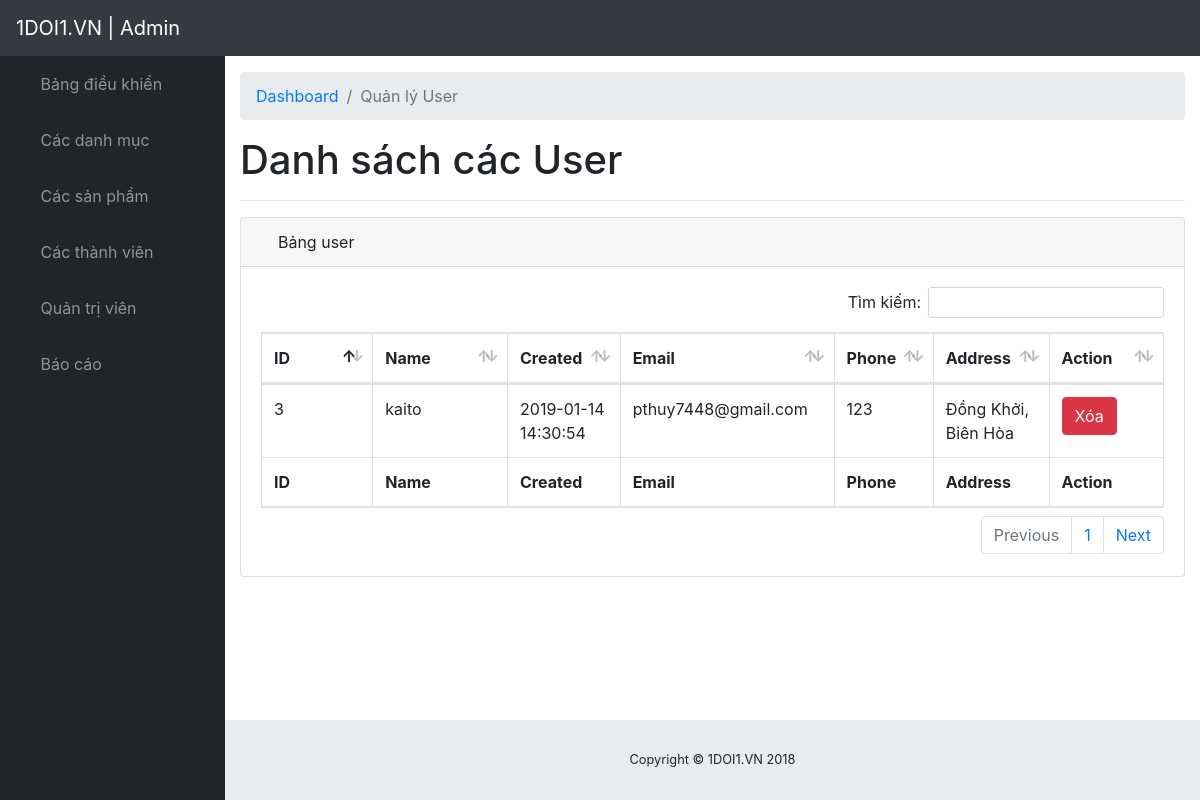
The app's page /traodoi.vn/admin/modules/user/index.php (signed in), older data.
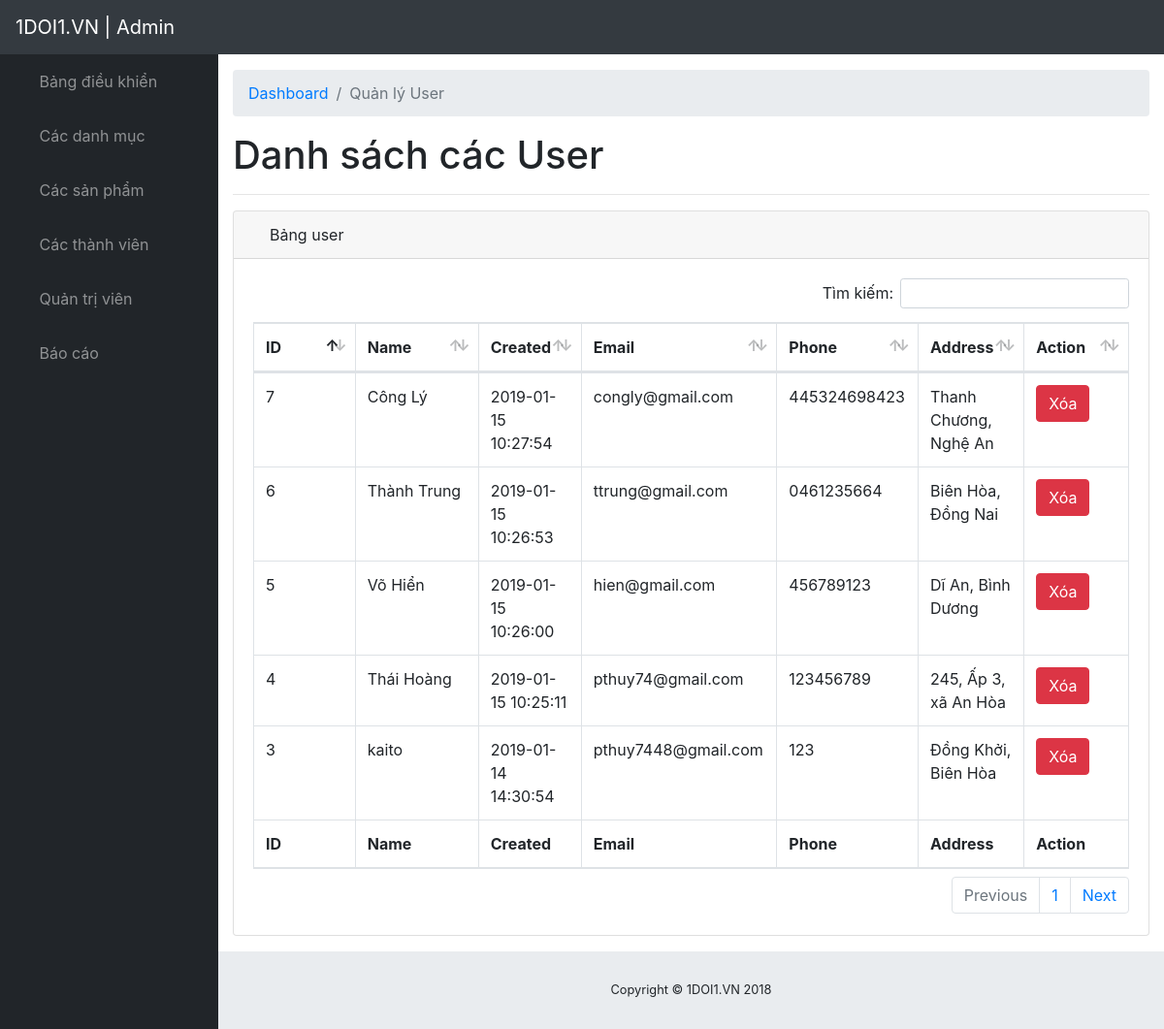
The same page, newer data.
### tables this page shows
CREATE TABLE IF NOT EXISTS `user` (
  `id` int(11) NOT NULL AUTO_INCREMENT,
  `name` varchar(50) DEFAULT NULL,
  `email` varchar(50) DEFAULT NULL,
  `phone` char(20) DEFAULT NULL,
  `address` varchar(250) DEFAULT NULL,
  `password` varchar(50) DEFAULT NULL,
  `province` varchar(50) DEFAULT NULL,
  `status` tinyint(4) DEFAULT '1',
  `rating` float DEFAULT NULL,
  `created_at` timestamp NULL DEFAULT CURRENT_TIMESTAMP,
  `updated_at` timestamp NULL DEFAULT CURRENT_TIMESTAMP ON UPDATE CURRENT_TIMESTAMP,
  PRIMARY KEY (`id`)
);

### traodoi.vn/libraries/database.php (called while the page is built, shortened)
<?php
    class Database
    {
        public $link;
        public function __construct()
        {
            $this->link = mysqli_connect("localhost","root","","traodoivn") or die ();
            mysqli_set_charset($this->link,"utf8");
        }
        public function countTable($table)
        {
            $sql = "SELECT id FROM  {$table}";
            $result = mysqli_query($this->link, $sql) or die("Lỗi Truy Vấn countTable----" .mysqli_error($this->link));
            $num = mysqli_num_rows($result);
            return $num;
        }
         public  function fetchJone($table,$sql ,$page = 0,$row ,$pagi = false )
        {
            $data = [];
            if ($pagi == true )
            {
                $total = $this->countTable($table);
                $sotrang = ceil($total / $row);
                $start = ($page - 1 ) * $row ;
                $sql .= " LIMIT $start,$row";
                $data = [ "page" => $sotrang];
                $result = mysqli_query($this->link,$sql) or die("Lỗi truy vấn fetchJone ---- " .mysqli_error($this->link));
            }
            else
            {
                $result = mysqli_query($this->link,$sql) or die("Lỗi truy vấn fetchJone ---- " .mysqli_error($this->link));
            }
            if( $result)
            {
                while ($num = mysqli_fetch_assoc($result))
                {
                    $data[] = $num;
                }
            }
            return $data;
        }
    }
?>

### traodoi.vn/admin/autoload/autoload.php (called while the page is built, shortened)
<?php
	require_once __DIR__. "/../../libraries/database.php";
    $db = new database;
 ?>

### traodoi.vn/admin/modules/user/index.php (the view, shortened to what the changed rows need)
<?php
    require_once __DIR__. "/../../autoload/autoload.php";
    if (isset($_GET['page']))
    {
        $p = $_GET['page'];
    }
    else
    {
        $p = 1;
    }
    $sql = "SELECT user.* from user ORDER BY id DESC";
    $user = $db->fetchJone("user",$sql,$p,10,true);
    if(isset($user['page']))
    {
        $sotrang = $user['page'];
        unset($user['page']);
    }
 ?>
<?php require_once __DIR__. "/../../layouts/header.php"; ?>
                     <div id="content-wrapper">
                        <div class="container-fluid">
                            <h1>Danh sách các User</h1>
                                <div class="card mb-3">
    <div class="card-body">
        <div class="table-responsive">
            <div id="dataTable_wrapper" class="dataTables_wrapper dt-bootstrap4">
                <div class="row">
                    <div class="col-sm-12">
                        <table class="table table-bordered dataTable" id="dataTable" width="100%" cellspacing="0" role="grid" aria-describedby="dataTable_info" style="width: 100%;">
                            <thead>
                                <tr role="row">
                                    <th class="sorting_asc" tabindex="0" aria-controls="dataTable" rowspan="1" colspan="1" aria-sort="ascending" aria-label="Name: activate to sort column descending" style="width: 61px;">ID</th>
                                    <th class="sorting" tabindex="0" aria-controls="dataTable" rowspan="1" colspan="1" aria-label="Position: activate to sort column ascending" style="width: 83px;">Name</th>
                                    <th class="sorting" tabindex="0" aria-controls="dataTable" rowspan="1" colspan="1" aria-label="Office: activate to sort column ascending" style="width: 49px;">Created</th>
                                    <th class="sorting" tabindex="0" aria-controls="dataTable" rowspan="1" colspan="1" aria-label="Age: activate to sort column ascending" style="width: 30px;">Email</th>
                                    <th class="sorting" tabindex="0" aria-controls="dataTable" rowspan="1" colspan="1" aria-label="Age: activate to sort column ascending" style="width: 30px;">Phone</th>
                                    <th class="sorting" tabindex="0" aria-controls="dataTable" rowspan="1" colspan="1" aria-label="Age: activate to sort column ascending" style="width: 30px;">Address</th>
                                    <th class="sorting" tabindex="0" aria-controls="dataTable" rowspan="1" colspan="1" aria-label="Start date: activate to sort column ascending" style="width: 64px;">Action</th>
                                </tr>
                            </thead>
                            <tfoot>
                                <tr>
                                    <th rowspan="1" colspan="1">ID</th>
                                    <th rowspan="1" colspan="1">Name</th>
                                    <th rowspan="1" colspan="1">Created</th>
                                    <th rowspan="1" colspan="1">Email</th>
                                    <th rowspan="1" colspan="1">Phone</th>
                                    <th rowspan="1" colspan="1">Address</th>
                                    <th rowspan="1" colspan="1">Action</th>
                                </tr>
                            </tfoot>
                            <tbody>
                                <?php foreach ($user as $item): ?>
                                <tr role="row" class="odd">
                                    <td class="sorting_1"><?php echo $item['id']  ?></td>
                                    <td><?php echo $item['name']  ?></td>
                                    <td><?php echo $item['created_at']  ?></td>
                                    <td><?php echo $item['email']  ?></td>
                                    <td><?php echo $item['phone']  ?></td>
                                    <td><?php echo $item['address']  ?></td>
                                    <td>
                                        <a class="btn btn-xs btn-danger" href="delete.php?id=<?php echo $item['id'] ?>">Xóa</a>
                                    </td>
                                </tr>
                                <?php endforeach ?>
                            </tbody>
                        </table>
                    </div>
                </div>
                <div class="row">
                    <div class="col-sm-12 col-md-7">
                        <div class="dataTables_paginate paging_simple_numbers" id="dataTable_paginate">
                            <ul class="pagination">
                                <?php for($i = 1; $i <= $sotrang; $i++): ?>
                                    <?php
                                        if(isset($_GET['page']))
                                        {
                                            $p = $_GET['page'];
                                        }
                                        else
                                        {
                                            $p = 1;
                                        }
                                     ?>
                                     <li class="<?php echo ($i == $p) ? 'active':'' ?>">
                                        <a href="?page=<?php echo $i; ?>" aria-controls="dataTable" data-dt-idx="<?php echo $i; ?>" tabindex="0" class="page-link"><?php echo $i; ?>
                                        </a>
                                    </li>
                                <?php endfor ?>
                            </ul>
                        </div>
                    </div>
                </div>
            </div>
        </div>
    </div>
                                </div>
                        </div>
<?php require_once __DIR__. "/../../layouts/footer.php"; ?>

Row changes from the older to the newer data that the page shows:
added user: id "7", name "Công Lý", created_at "2019-01-15 10:27:54", email "congly@gmail.com", phone "445324698423", address "Thanh Chương, Nghệ An"
added user: id "6", name "Thành Trung", created_at "2019-01-15 10:26:53", email "ttrung@gmail.com", phone "0461235664", address "Biên Hòa, Đồng Nai"
added user: id "5", name "Võ Hiển", created_at "2019-01-15 10:26:00", email "hien@gmail.com", phone "456789123", address "Dĩ An, Bình Dương"
added user: id "4", name "Thái Hoàng", created_at "2019-01-15 10:25:11", email "pthuy74@gmail.com", phone "123456789", address "245, Ấp 3, xã An Hòa"
